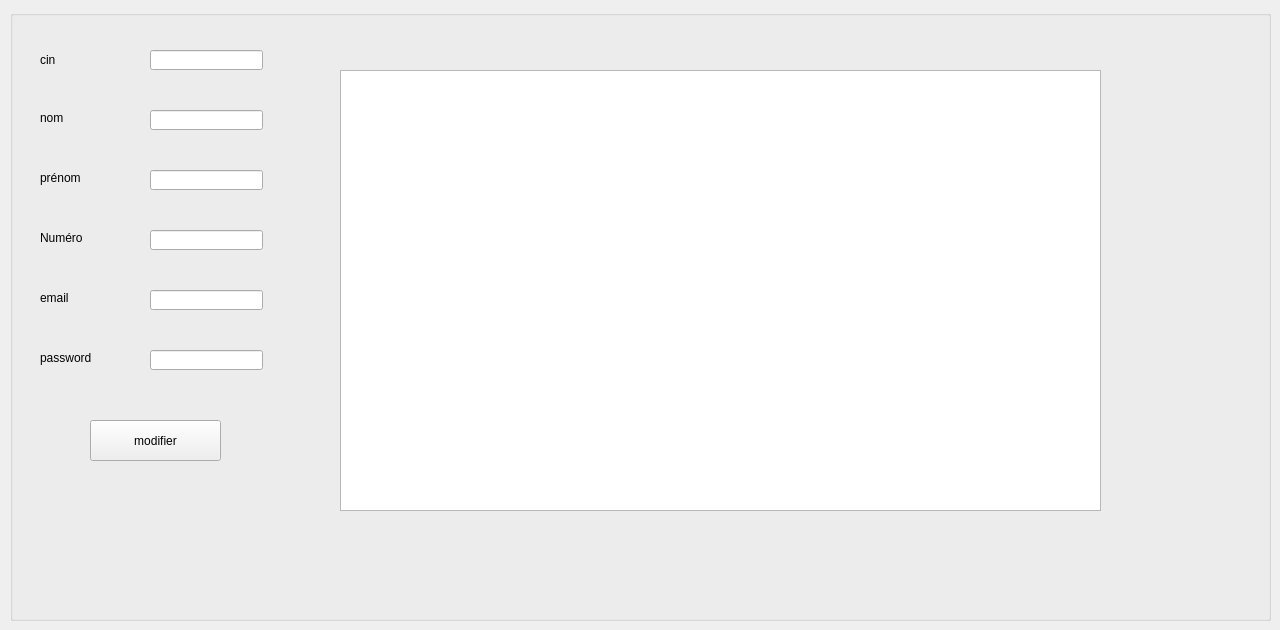
      <widget class="QWidget" name="tab_2">
       <attribute name="title">
        <string>Modifier</string>
       </attribute>
       <widget class="QGroupBox" name="groupBox_2">
        <property name="geometry">
         <rect>
          <x>10</x>
          <y>10</y>
          <width>1261</width>
          <height>611</height>
         </rect>
        </property>
        <property name="title">
         <string/>
        </property>
        <widget class="QTableView" name="tab_employe_2">
         <property name="geometry">
          <rect>
           <x>330</x>
           <y>60</y>
           <width>761</width>
           <height>441</height>
          </rect>
         </property>
        </widget>
        <widget class="QLabel" name="label_4">
         <property name="geometry">
          <rect>
           <x>30</x>
           <y>40</y>
           <width>71</width>
           <height>20</height>
          </rect>
         </property>
         <property name="text">
          <string>cin</string>
         </property>
        </widget>
        <widget class="QLabel" name="label_8">
         <property name="geometry">
          <rect>
           <x>30</x>
           <y>100</y>
           <width>101</width>
           <height>16</height>
          </rect>
         </property>
         <property name="text">
          <string>nom</string>
         </property>
        </widget>
        <widget class="QLabel" name="label_9">
         <property name="geometry">
          <rect>
           <x>30</x>
           <y>160</y>
           <width>91</width>
           <height>16</height>
          </rect>
         </property>
         <property name="text">
          <string>prénom</string>
         </property>
        </widget>
        <widget class="QLabel" name="label_10">
         <property name="geometry">
          <rect>
           <x>30</x>
           <y>220</y>
           <width>101</width>
           <height>16</height>
          </rect>
         </property>
         <property name="text">
          <string>Numéro</string>
         </property>
        </widget>
        <widget class="QLabel" name="label_11">
         <property name="geometry">
          <rect>
           <x>30</x>
           <y>280</y>
           <width>71</width>
           <height>16</height>
          </rect>
         </property>
         <property name="text">
          <string>email</string>
         </property>
        </widget>
        <widget class="QLabel" name="label_12">
         <property name="geometry">
          <rect>
           <x>30</x>
           <y>340</y>
           <width>91</width>
           <height>16</height>
          </rect>
         </property>
         <property name="text">
          <string>password</string>
         </property>
        </widget>
        <widget class="QLineEdit" name="le_cin_2">
         <property name="geometry">
          <rect>
           <x>140</x>
           <y>40</y>
           <width>113</width>
           <height>20</height>
          </rect>
         </property>
        </widget>
        <widget class="QLineEdit" name="le_nom_2">
         <property name="geometry">
          <rect>
           <x>140</x>
           <y>100</y>
           <width>113</width>
           <height>20</height>
          </rect>
         </property>
        </widget>
        <widget class="QLineEdit" name="le_prenom_2">
         <property name="geometry">
          <rect>
           <x>140</x>
           <y>160</y>
           <width>113</width>
           <height>20</height>
          </rect>
         </property>
        </widget>
        <widget class="QLineEdit" name="le_numero_2">
         <property name="geometry">
          <rect>
           <x>140</x>
           <y>220</y>
           <width>113</width>
           <height>20</height>
          </rect>
         </property>
        </widget>
        <widget class="QLineEdit" name="le_email_2">
         <property name="geometry">
          <rect>
           <x>140</x>
           <y>280</y>
           <width>113</width>
           <height>20</height>
          </rect>
         </property>
        </widget>
        <widget class="QLineEdit" name="le_password_2">
         <property name="geometry">
          <rect>
           <x>140</x>
           <y>340</y>
           <width>113</width>
           <height>20</height>
          </rect>
         </property>
        </widget>
        <widget class="QPushButton" name="pb_modifier_2">
         <property name="geometry">
          <rect>
           <x>80</x>
           <y>410</y>
           <width>131</width>
           <height>41</height>
          </rect>
         </property>
         <property name="text">
          <string>modifier</string>
         </property>
        </widget>
       </widget>
      </widget>
